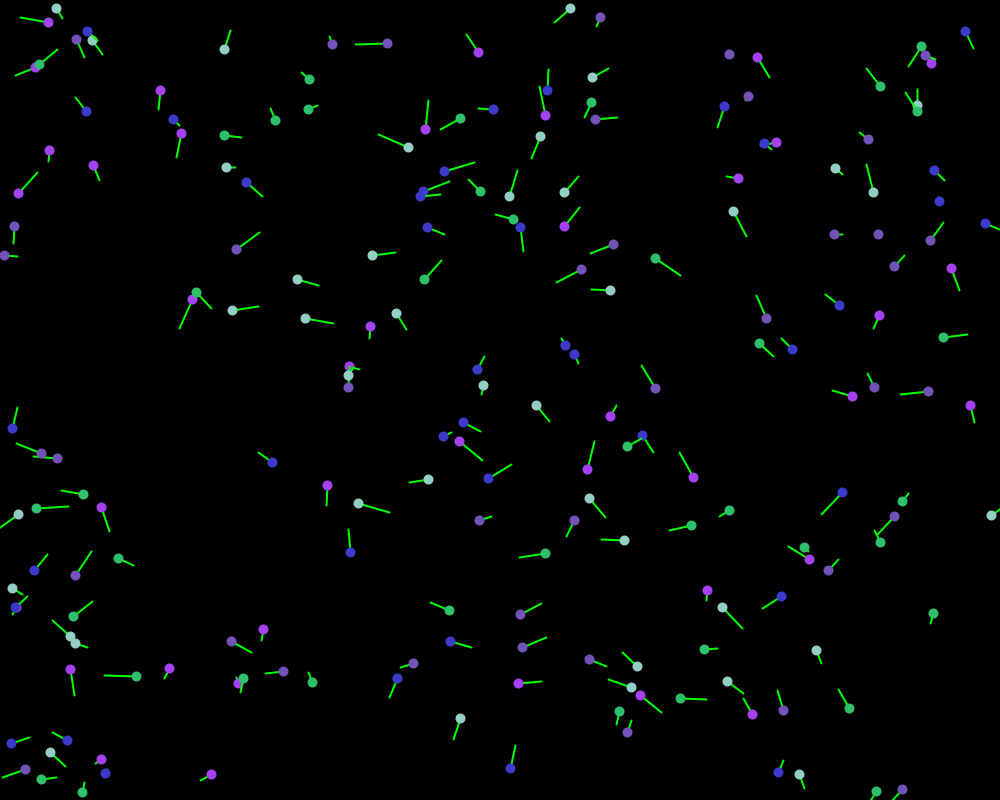
Frame 1 (no input)
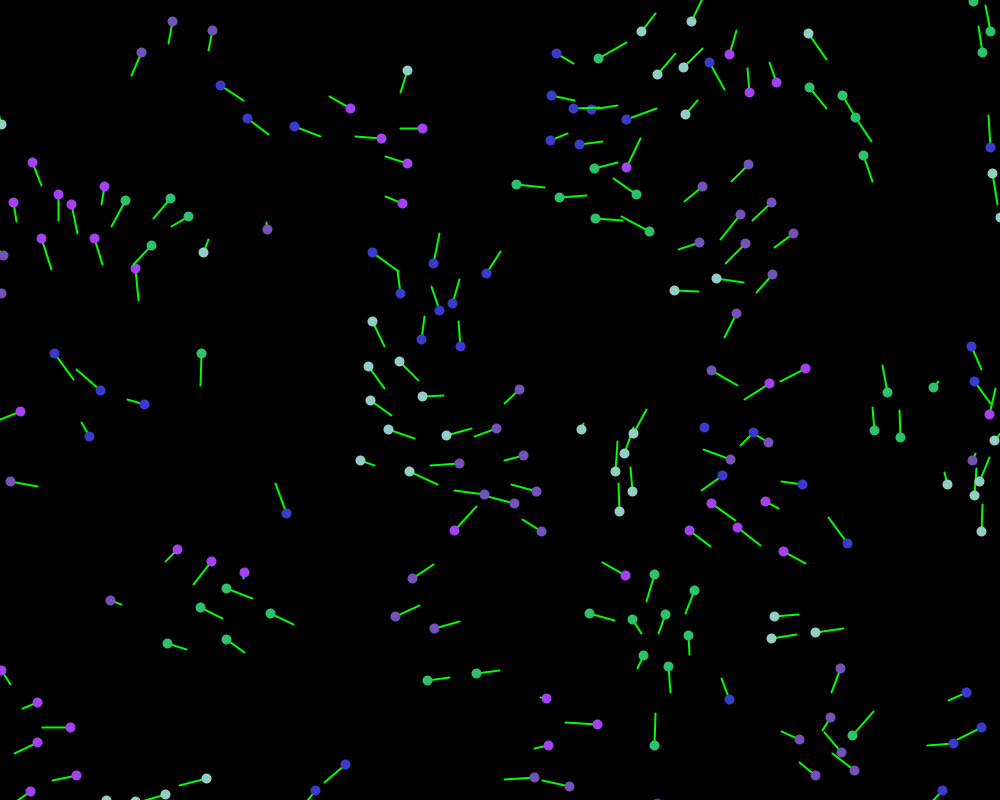
Frame 60 (the mouse pressed at the canvas centre just before this capture)
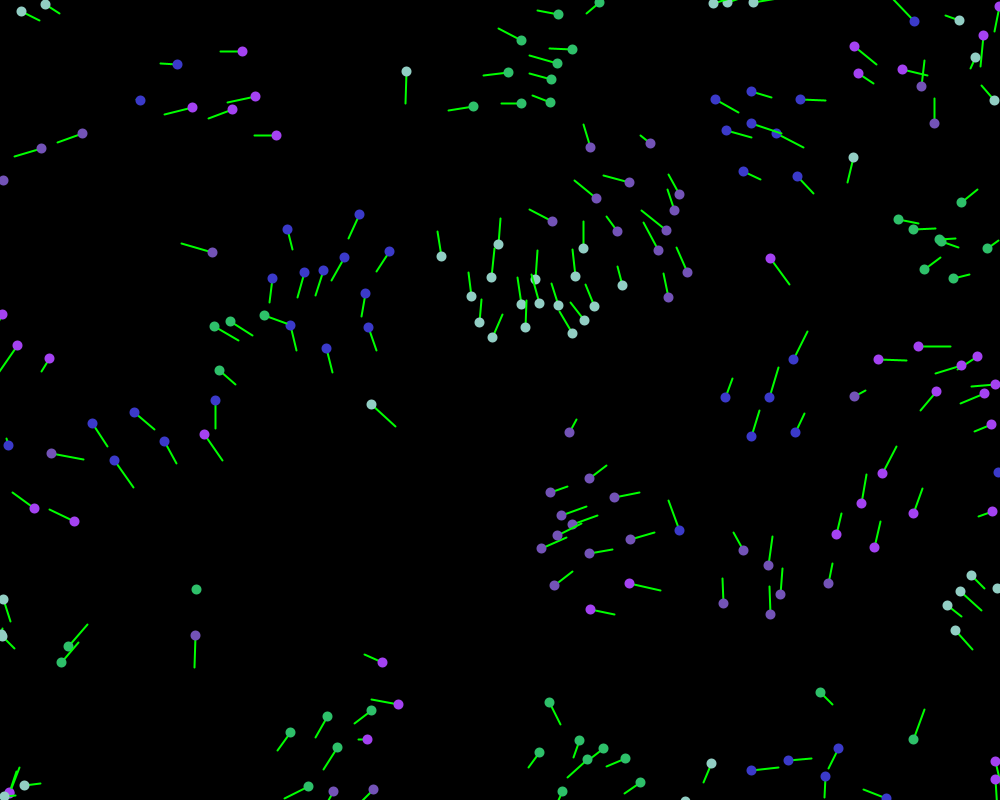
Frame 120 (the mouse held since frame 60 and released just before this capture)

The Processing sketch that drew these frames (run headless with seeded random() and noise(); from frame 60 on, the mouse is pressed at the canvas centre):

// Processing sketch: main
// ── main.pde


Flock[] _flocks;
Boid[] _allBoids;

void setup(){
  size(1000, 800);
  _allBoids = new Boid[0];
  
  _flocks = new Flock[5];
  for(int i = 0; i < _flocks.length; i++){
    _flocks[i] = new Flock(40, color(random(255),random(255),random(255)));
    _allBoids = (Boid[])concat(_allBoids, _flocks[i].boids);
  }
}

void draw(){
  background(0);
  for(int i = 0; i < _flocks.length; i++){
    _flocks[i].update(_allBoids);
    _flocks[i].show();
  }
  
  /*
  for(int i = 0; i < 1; i++){
    for(int j = 0; j < _allBoids.length; j++){
      if(_allBoids[i] == _allBoids[j]){
        continue;
      }
      
      stroke(0, 255, 0);
      strokeWeight(2);
      line(_allBoids[i].position.x, _allBoids[i].position.y, _allBoids[j].position.x, _allBoids[j].position.y);
    }
  }
  */
}
// ── boid.pde
class Boid{
  color boidColor;
  
  PVector position;
  PVector velocity;
  PVector acceleration;
  
  int maxForce;
  int maxSpeed;
  
  public Boid(color _boidColor){
    boidColor = _boidColor;
    
    position = new PVector(random(width), random(height));
    velocity = PVector.random2D();//new PVector();
    velocity.setMag(random(2, 4));
    acceleration = new PVector();
    
    maxForce = 1;
    maxSpeed = 4;
  }
  
  // check edge collision
  void edge(){
    if(position.x >= width){
      position.x = 0;
    }else if(position.x <= 0){
      position.x = width;
    }
    if(position.y >= height){
      position.y = 0;
    }else if(position.y <= 0){
      position.y = height;
    }
  }
  
  void flock(Boid[] _boids, Boid[] _otherFlockBoids){
    PVector alignForce = align(_boids);
    PVector separatForce = separat((Boid[])concat(_boids, _otherFlockBoids)); // <-- separat from all boids on map
    PVector cohesionForce = cohesion(_boids);
    
    alignForce.mult(1.0f);
    separatForce.mult(1.2f);
    cohesionForce.mult(1.0f);
    
    acceleration.add(alignForce);
    acceleration.add(separatForce);
    acceleration.add(cohesionForce);
  }
  
  void update(){
    position.add(velocity);
    velocity.add(acceleration);
    velocity.limit(maxSpeed);
    acceleration.mult(0);
  }
  
  // align with other boids
  PVector align(Boid[] _boids){
    float perceptionRange = 50f;
    PVector steering = new PVector();
    int totalBoids = 0;
    
    for(int i = 0; i < _boids.length; i++){
      float distance = PVector.dist(position, _boids[i].position);
      if(_boids[i] != this && distance <= perceptionRange){
        steering.add(_boids[i].velocity);
        totalBoids++;
      }
    }
    
    if(totalBoids > 0){
      steering.div(totalBoids);
      steering.setMag(maxSpeed);
      steering.sub(this.velocity);
      steering.limit(maxForce);
    }
    
    return steering;
  }
  
  // separat from other boids (dont collide with other boids)
  PVector separat(Boid[] _boids){
    float perceptionRange = 50f;
    PVector steering = new PVector();
    int totalBoids = 0;
    
    for(int i = 0; i < _boids.length; i++){
      float distance = PVector.dist(position, _boids[i].position);
      if(_boids[i] != this && distance <= perceptionRange){
        PVector diff = PVector.sub(position, _boids[i].position);
        diff.div(pow(distance, 2));
        steering.add(diff);
        totalBoids++;
      }
    }
    
    if(totalBoids > 0){
      steering.div(totalBoids);
      steering.setMag(maxSpeed);
      steering.sub(this.velocity);
      steering.limit(maxForce);
    }
    
    return steering;
  }
  
  // move to center of close boids
  PVector cohesion(Boid[] _boids){
    float perceptionRange = 100f;
    PVector steering = new PVector();
    int totalBoids = 0;
    
    for(int i = 0; i < _boids.length; i++){
        float distance = PVector.dist(position, _boids[i].position);
        if(_boids[i] != this && distance <= perceptionRange){
          steering.add(_boids[i].position);
          totalBoids++;
        }
      }
      
      if(totalBoids > 0){
        steering.div(totalBoids);
        steering.sub(this.position);
        steering.setMag(maxSpeed);
        steering.sub(this.velocity);
        steering.limit(maxForce);
      }
      
      return steering;
  }
  
  void show(){
    stroke(0, 255, 0);
    strokeWeight(2);
    line(position.x, position.y, (position.x + velocity.x * (maxSpeed * 2)), position.y + velocity.y * (maxSpeed * 2));
    
    stroke(boidColor);
    strokeWeight(10);
    point(position.x, position.y);
  }

}
// ── flock.pde
class Flock{

  Boid[] boids;
  
  public Flock(int _size, color _boidsColor){
    boids = new Boid[_size];
    for(int i = 0; i < boids.length; i++){
      boids[i] = new Boid(_boidsColor);
    }
  }
  
  void update(Boid[] _otherFlockBoids){
    for(int i = 0; i < boids.length; i++){
      boids[i].edge();
      boids[i].flock(boids, _otherFlockBoids);
      boids[i].update();
    }
  }
  
  void show(){
    for(int i = 0; i < boids.length; i++){
      boids[i].show();
    }
  }

}
